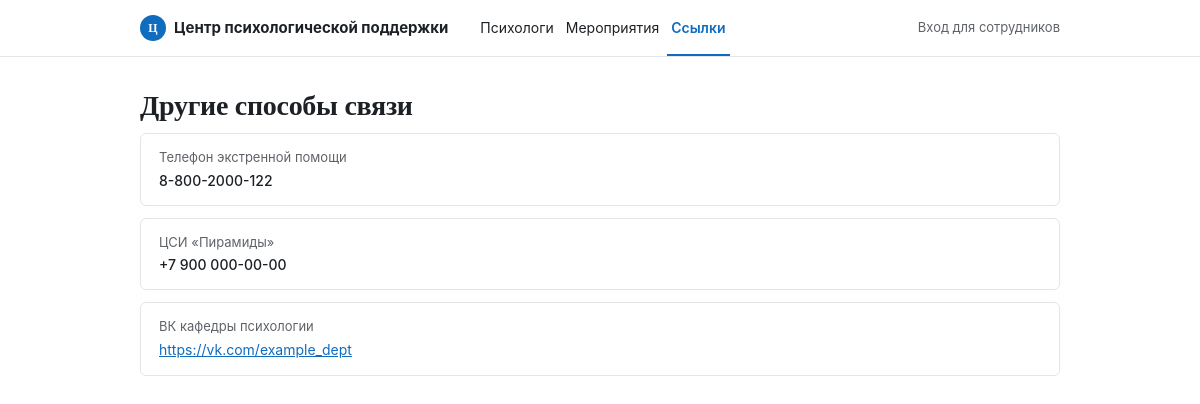
Screenshot of /contacts with the database file from the repository.
### tables this page shows
CREATE TABLE contacts (
    id              INT UNSIGNED AUTO_INCREMENT PRIMARY KEY,
    title           VARCHAR(150) NOT NULL,
    value           VARCHAR(255) NOT NULL,
    type            ENUM('phone', 'link', 'text') NOT NULL DEFAULT 'text'
);

### src/Controllers/ContactController.php (called while the page is built, shortened)
<?php
class ContactController
{
    public function index(): void
    {
        $contacts = Database::connection()
            ->query('SELECT id, title, value, type FROM contacts ORDER BY id')
            ->fetchAll();
        require __DIR__ . '/../../templates/contacts.php';
    }
}

### src/Core/Router.php (called while the page is built, shortened)
<?php
class Router
{
    private array $routes = [];
    public function get(string $path, array $handler): void
    {
        $this->routes['GET'][$path] = $handler;
    }
    public function post(string $path, array $handler): void
    {
        $this->routes['POST'][$path] = $handler;
    }
    public function dispatch(string $method, string $uri): void
    {
        $path = parse_url($uri, PHP_URL_PATH);
        $path = rtrim($path, '/') ?: '/';
        $handler = $this->routes[$method][$path] ?? null;
        [$controllerClass, $action] = $handler;
        $controller = new $controllerClass();
        $controller->$action();
    }
}

### public/index.php (called while the page is built, shortened)
<?php
spl_autoload_register(function (string $class) {
    $prefix = 'App\\';
    $relative = substr($class, strlen($prefix));
    $path = __DIR__ . '/../src/' . str_replace('\\', '/', $relative) . '.php';
});
$router = new Router();
$router->get('/', [HomeController::class, 'index']);
$router->get('/psychologist', [BookingController::class, 'show']);
$router->get('/book', [BookingController::class, 'bookForm']);
$router->post('/book', [BookingController::class, 'store']);
$router->get('/login', [AuthController::class, 'loginForm']);
$router->post('/login', [AuthController::class, 'login']);
$router->get('/logout', [AuthController::class, 'logout']);
$router->get('/cabinet', [ClientController::class, 'cabinet']);
$router->post('/cabinet/cancel', [ClientController::class, 'cancel']);
$router->get('/dashboard', [PsychologistController::class, 'dashboard']);
$router->get('/dashboard/schedule', [PsychologistController::class, 'schedule']);
$router->post('/dashboard/schedule', [PsychologistController::class, 'addSlot']);
$router->post('/dashboard/schedule/block', [PsychologistController::class, 'blockSlot']);
$router->get('/dashboard/clients', [PsychologistController::class, 'clients']);
$router->get('/dashboard/clients/show', [PsychologistController::class, 'clientDetail']);
$router->post('/dashboard/notes', [PsychologistController::class, 'addNote']);
$router->get('/announcements', [AnnouncementController::class, 'index']);
$router->get('/dashboard/announcements', [AnnouncementController::class, 'manage']);
$router->post('/dashboard/announcements', [AnnouncementController::class, 'create']);
$router->post('/dashboard/announcements/delete', [AnnouncementController::class, 'delete']);
$router->get('/contacts', [ContactController::class, 'index']);
$router->get('/admin/contacts', [ContactController::class, 'manage']);
$router->post('/admin/contacts', [ContactController::class, 'create']);
$router->post('/admin/contacts/delete', [ContactController::class, 'delete']);
$router->get('/admin', [AdminController::class, 'index']);
$router->get('/admin/psychologists/new', [AdminController::class, 'newPsychologistForm']);
$router->post('/admin/psychologists', [AdminController::class, 'createPsychologist']);
$router->get('/admin/notifications', [AdminController::class, 'notifications']);
$router->dispatch($_SERVER['REQUEST_METHOD'], $_SERVER['REQUEST_URI']);

### src/Core/Auth.php (called while the page is built, shortened)
<?php
class Auth
{
    public static function check(): bool
    {
        return isset($_SESSION['user_id']);
    }
}

### src/Core/Database.php (called while the page is built, shortened)
<?php
class Database
{
    private static ?PDO $instance = null;
    public static function connection(): PDO
    {
        if (self::$instance === null) {
            $host = getenv('DB_HOST') ?: null;
            $port = getenv('DB_PORT') ?: null;
            $name = getenv('DB_NAME') ?: null;
            $user = getenv('DB_USER') ?: null;
            $password = getenv('DB_PASSWORD') ?: null;
            if (!$host) {
                $configFile = __DIR__ . '/../../config/config.php';
                if (file_exists($configFile)) {
                    $config = require $configFile;
                    $db = $config['db'];
                    $host = $db['host'] ?? '127.0.0.1';
                    $port = $db['port'] ?? '3306';
                    $name = $db['name'] ?? 'psycho_booking';
                    $user = $db['user'] ?? 'root';
                    $password = $db['password'] ?? '';
                } else {
                    $host = '127.0.0.1';
                    $port = '3306';
                    $name = 'psycho_booking';
                    $user = 'root';
                    $password = '';
                }
            }
            $dsn = sprintf(
                'mysql:host=%s;port=%s;dbname=%s;charset=utf8mb4',
                $host,
                $port,
                $name
            );
            try {
                self::$instance = new PDO($dsn, $user, $password, [
                    PDO::ATTR_ERRMODE => PDO::ERRMODE_EXCEPTION,
                    PDO::ATTR_DEFAULT_FETCH_MODE => PDO::FETCH_ASSOC,
                    PDO::ATTR_EMULATE_PREPARES => false,
                ]);
            } catch (PDOException $e) {
                die('Ошибка подключения к БД: ' . $e->getMessage());
            }
        }
        return self::$instance;
    }
}

### config/config.php (called while the page is built)
<?php
return [
    'db' => [
        'host'     => '127.0.0.1',
        'port'     => '3306',
        'name'     => 'psycho_booking',
        'user'     => 'root',
        'password' => '',
    ],
];

### templates/contacts.php (the view)
<?php $pageTitle = 'Ссылки'; require __DIR__ . '/partials/header.php'; ?>
<h1>Другие способы связи</h1>
<?php if (empty($contacts)): ?>
    <p class="empty-state">Пока ничего не добавлено.</p>
<?php else: ?>
    <?php foreach ($contacts as $c): ?>
        <div class="card" style="padding:14px 18px;">
            <p style="font-size:13px;color:var(--text-secondary);margin:0 0 2px;"><?= htmlspecialchars($c['title']) ?></p>
            <?php if ($c['type'] === 'link'): ?>
                <a href="<?= htmlspecialchars($c['value']) ?>" target="_blank" style="font-size:14px;"><?= htmlspecialchars($c['value']) ?></a>
            <?php else: ?>
                <p style="font-size:14px;margin:0;font-weight:500;"><?= htmlspecialchars($c['value']) ?></p>
            <?php endif; ?>
        </div>
    <?php endforeach; ?>
<?php endif; ?>
<?php require __DIR__ . '/partials/footer.php'; ?>

### templates/partials/header.php (shortened to what this page needs)
<?php
$currentPath = parse_url($_SERVER['REQUEST_URI'] ?? '/', PHP_URL_PATH);
function navActive(string $prefix, string $currentPath): string
{
    if ($prefix === '/') {
        return $currentPath === '/' ? 'active' : '';
    }
    return str_starts_with($currentPath, $prefix) ? 'active' : '';
}
?>
<!DOCTYPE html>
<html lang="ru">
<head>
    <link rel="stylesheet" href="/assets/css/style.css">
</head>
<body>
<header class="site-header">
    <div class="header-inner">
        <a href="/" class="logo">
            <span class="logo-mark">Ц</span>
            <span>Центр психологической поддержки</span>
        </a>
        <nav class="nav-tabs">
            <a href="/" class="<?= navActive('/', $currentPath) ?>">Психологи</a>
            <a href="/announcements" class="<?= navActive('/announcements', $currentPath) ?>">Мероприятия</a>
            <a href="/contacts" class="<?= navActive('/contacts', $currentPath) ?>">Ссылки</a>
        </nav>
        <div class="header-actions">
            <?php if (\App\Core\Auth::check()): ?>
                <span class="user-name"><?= htmlspecialchars(\App\Core\Auth::name()) ?></span>
                <a href="/logout">Выйти</a>
            <?php else: ?>
                <a href="/login">Вход для сотрудников</a>
            <?php endif; ?>
        </div>
    </div>
</header>
<div class="container">

### templates/partials/footer.php
</div>
</body>
</html>

### public/assets/css/style.css (style rules this page uses)
:root { --blue: #0F6CBF; --blue-dark: #0B4F8F; --blue-light: #E8F1FA; --ink: #1D2125; --muted: #5F6368; --border: #E3E5E8; --bg: #FFFFFF; --panel: #F5F6F8; --white: #FFFFFF; --radius: 6px; --font-display: Georgia, "Times New Roman", serif; --font-sans: -apple-system, "Segoe UI", Roboto, Arial, sans-serif; --text: var(--ink); --text-secondary: var(--muted); }
* { box-sizing: border-box; }
body { margin: 0; font-family: var(--font-sans); background: var(--bg); color: var(--ink); font-size: 15px; line-height: 1.5; }
a { color: var(--blue); }
.container { max-width: 960px; margin: 0 auto; padding: 28px 20px 64px; }
header.site-header { background: var(--white); border-bottom: 1px solid var(--border); padding: 0; }
header.site-header .header-inner { max-width: 960px; margin: 0 auto; padding: 0 20px; display: flex; align-items: center; gap: 28px; min-height: 56px; }
header.site-header .logo { display: flex; align-items: center; gap: 8px; font-weight: 700; font-size: 15px; color: var(--ink); text-decoration: none; flex-shrink: 0; }
header.site-header .logo-mark { width: 26px; height: 26px; border-radius: 50%; background: var(--blue); color: #fff; display: flex; align-items: center; justify-content: center; font-size: 12px; font-weight: 700; font-family: var(--font-display); flex-shrink: 0; }
.nav-tabs { display: flex; align-items: stretch; gap: 4px; flex: 1; }
.nav-tabs a { display: flex; align-items: center; padding: 0 4px; height: 56px; font-size: 14px; color: var(--ink); text-decoration: none; border-bottom: 2px solid transparent; white-space: nowrap; }
.nav-tabs a.active { color: var(--blue); border-bottom-color: var(--blue); font-weight: 600; }
.header-actions { display: flex; align-items: center; gap: 14px; font-size: 13px; color: var(--muted); flex-shrink: 0; }
.header-actions a { color: var(--muted); text-decoration: none; }
h1 { font-family: var(--font-display); font-size: 28px; font-weight: 700; margin: 0 0 6px; letter-spacing: -0.01em; }
.card { background: var(--white); border: 1px solid var(--border); border-radius: var(--radius); padding: 16px; margin-bottom: 12px; }

### rows the page displays
contacts: title "Телефон экстренной помощи", value "8-800-2000-122"
contacts: title "ЦСИ «Пирамиды»", value "+7 900 000-00-00"
contacts: title "ВК кафедры психологии", value "https://vk.com/example_dept"
